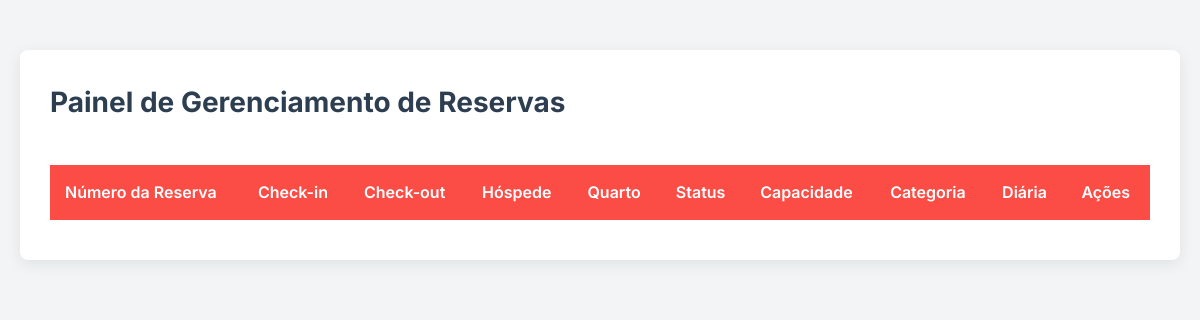
/gestor/reservas/index.php, run on an earlier commit of the app's database.
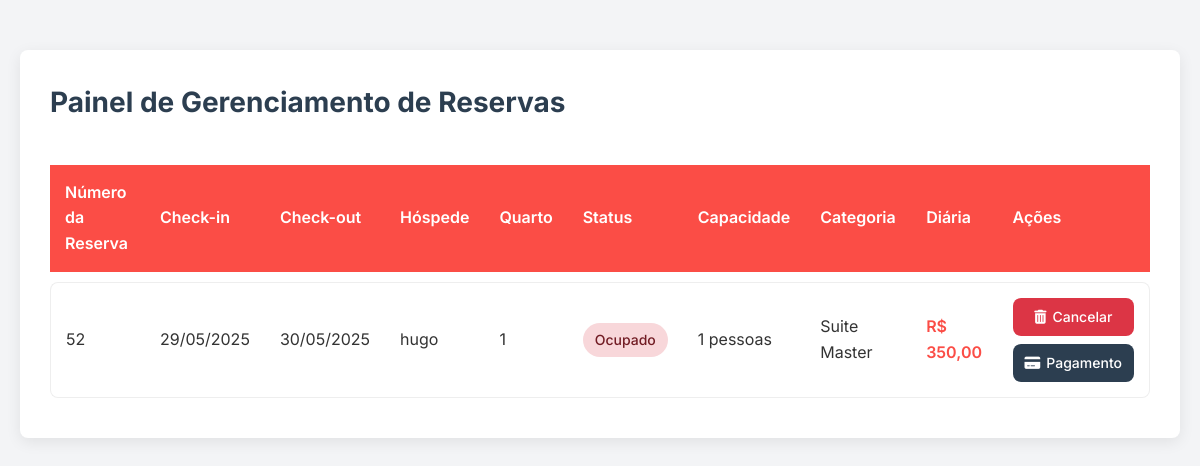
And on a later commit of the database.
### tables this page shows
CREATE TABLE `reserva` (
  `ID_Reserva` int(11) NOT NULL,
  `Checkin` date NOT NULL,
  `Checkout` date NOT NULL,
  `Quarto_ID_Quarto` int(11) NOT NULL,
  `usuarios_ID` int(11) NOT NULL,
  `solicitou_exclusao` tinyint(1) DEFAULT 0,
  `Data_Solicitacao_Exclusao` datetime DEFAULT NULL
);

CREATE TABLE `usuarios` (
  `ID` int(11) NOT NULL,
  `Nome` varchar(45) NOT NULL,
  `Email` varchar(45) NOT NULL,
  `Data_Nascimento` varchar(45) NOT NULL,
  `Telefone` varchar(45) NOT NULL,
  `Endereco` varchar(45) NOT NULL,
  `CPF` char(14) NOT NULL,
  `Perfil_ID_Perfil` int(11) NOT NULL,
  `solicitou_exclusao` varchar(45) DEFAULT NULL,
  `Senha` varchar(255) NOT NULL,
  `Data_Solicitacao_Exclusao` datetime DEFAULT current_timestamp()
);

CREATE TABLE `quarto` (
  `ID_Quarto` int(11) NOT NULL,
  `Status` varchar(45) DEFAULT NULL,
  `Capacidade` int(11) DEFAULT NULL,
  `Categoria_ID_Categoria` int(11) NOT NULL,
  `Foto` varchar(255) DEFAULT NULL,
  `Preco_diaria` decimal(10,2) DEFAULT NULL
);

CREATE TABLE `categoria` (
  `ID_Categoria` int(11) NOT NULL,
  `Nome` varchar(50) NOT NULL
);

### gestor/reservas/index.php (the view, shortened to what this page needs)
<?php
require_once '../../config/config.php';
$listaReservas = [];
$sql = $pdo->query("
    SELECT r.ID_Reserva, r.checkin, r.checkout, q.ID_Quarto, q.Status AS Quarto_Status,
    q.Capacidade, q.Preco_diaria, c.Nome AS Categoria, u.Nome AS Hospede_Nome
    FROM reserva r
    INNER JOIN quarto q ON r.Quarto_ID_Quarto = q.ID_Quarto
    INNER JOIN categoria c ON q.Categoria_ID_Categoria = c.ID_Categoria
    LEFT JOIN usuarios u ON r.usuarios_ID = u.ID
");
if ($sql->rowCount() > 0) {
    $listaReservas = $sql->fetchAll(PDO::FETCH_ASSOC);
}
?>
<!DOCTYPE html>
<html lang="pt-br">
<head>
    <link rel="stylesheet" href="https://cdnjs.cloudflare.com/ajax/libs/font-awesome/6.5.0/css/all.min.css">
    <link rel="stylesheet" href="https://cdn.datatables.net/2.2.2/css/dataTables.dataTables.min.css">
</head>
<body>
    <div class="container">
        <div class="page-header">
            <h1 class="page-title">Painel de Gerenciamento de Reservas</h1>
        </div>
        <table id="myTable" class="display nowrap" style="width:100%">
            <thead>
                <tr>
                    <th>Número da Reserva</th>
                    <th>Check-in</th>
                    <th>Check-out</th>
                    <th>Hóspede</th>
                    <th>Quarto</th>
                    <th>Status</th>
                    <th>Capacidade</th>
                    <th>Categoria</th>
                    <th>Diária</th>
                    <th>Ações</th>
                </tr>
            </thead>
            <tbody>
                <?php foreach ($listaReservas as $reserva):
                    $statusClass = '';
                    $statusText = '';
                    if ($reserva['Quarto_Status'] === 'Manutencao') {
                        $statusClass = 'status-manutencao';
                        $statusText = 'Manutenção';
                    } elseif ($reserva['checkin'] <= date('Y-m-d') && $reserva['checkout'] >= date('Y-m-d')) {
                        $statusClass = 'status-ocupado';
                        $statusText = 'Ocupado';
                    } else {
                        $statusClass = 'status-disponivel';
                        $statusText = 'Disponível';
                    }
                ?>
                    <tr>
                        <td data-label="Número"><?= $reserva['ID_Reserva'] ?></td>
                        <td data-label="Check-in"><?= date('d/m/Y', strtotime($reserva['checkin'])) ?></td>
                        <td data-label="Check-out"><?= date('d/m/Y', strtotime($reserva['checkout'])) ?></td>
                        <td data-label="Hóspede"><?= htmlspecialchars($reserva['Hospede_Nome']) ?></td>
                        <td data-label="Quarto"><?= $reserva['ID_Quarto'] ?></td>
                        <td data-label="Status">
                            <span class="status <?= $statusClass ?>"><?= $statusText ?></span>
                        </td>
                        <td data-label="Capacidade"><?= $reserva['Capacidade'] ?> pessoas</td>
                        <td data-label="Categoria"><?= htmlspecialchars($reserva['Categoria']) ?></td>
                        <td data-label="Diária" class="price">R$ <?= number_format($reserva['Preco_diaria'], 2, ',', '.') ?></td>
                        <td data-label="Ações">
                            <div class="action-buttons">
                                <a href="../../actions/excluir_reserva.php?id=<?= $reserva['ID_Reserva'] ?>" class="btn-action btn-delete" onclick="return confirm('Tem certeza que deseja cancelar esta reserva?')">
                                    <i class="fas fa-trash-alt"></i> Cancelar
                                </a>
                                <a href="detalhes_reserva.php?id=<?= $reserva['ID_Reserva'] ?>" class="btn-action btn-more">
                                    <i class="fas fa-credit-card"></i> Pagamento
                                </a>
                            </div>
                        </td>
                    </tr>
                <?php endforeach; ?>
            </tbody>
        </table>
    </div>
</body>
</html>

### gestor/reservas/index.php (style rules this page uses)
:root { --primary-color: #FB4D46; --secondary-color: #2c3e50; --light-gray: #f8f9fa; --dark-gray: #6c757d; --white: #ffffff; --border-radius: 8px; --box-shadow: 0 4px 15px rgba(0,0,0,0.08); --transition: all 0.3s ease; }
* { margin: 0; padding: 0; box-sizing: border-box; font-family: 'Inter', sans-serif; }
body { background-color: #f3f4f6; color: #333; line-height: 1.6; padding: 20px; }
.container { max-width: 1400px; margin: 30px auto; background-color: var(--white); border-radius: var(--border-radius); box-shadow: var(--box-shadow); padding: 30px; }
.page-header { display: flex; justify-content: space-between; align-items: center; margin-bottom: 30px; flex-wrap: wrap; gap: 15px; }
.page-title { color: var(--secondary-color); font-size: 28px; margin: 0; }
#myTable { width: 100% !important; border-collapse: separate; border-spacing: 0 10px; margin-top: 20px; }
#myTable thead th { background-color: var(--primary-color); color: white; padding: 15px; text-align: left; font-weight: 600; border: none; }
#myTable tbody tr { background-color: var(--white); transition: var(--transition); border-radius: var(--border-radius); }
#myTable tbody td { padding: 15px; border-top: 1px solid #eee; border-bottom: 1px solid #eee; vertical-align: middle; }
#myTable tbody td:first-child { border-left: 1px solid #eee; border-top-left-radius: var(--border-radius); border-bottom-left-radius: var(--border-radius); }
#myTable tbody td:last-child { border-right: 1px solid #eee; border-top-right-radius: var(--border-radius); border-bottom-right-radius: var(--border-radius); }
.status { display: inline-block; padding: 6px 12px; border-radius: 20px; font-size: 14px; font-weight: 500; }
.status-ocupado { background-color: #f8d7da; color: #721c24; }
.price { font-weight: 600; color: var(--primary-color); }
.action-buttons { display: flex; flex-direction: column; gap: 8px; }
.btn-action { display: inline-flex; align-items: center; justify-content: center; gap: 6px; padding: 8px 12px; border-radius: var(--border-radius); font-size: 14px; font-weight: 500; text-decoration: none; transition: var(--transition); text-align: center; }
.btn-delete { background-color: #dc3545; color: white; }
.btn-more { background-color: var(--secondary-color); color: white; }

What changed in the data, as far as the page shows it:
added reserva: ID_Reserva "52", Checkin "29/05/2025", Checkout "30/05/2025", usuarios_ID.Nome "hugo", Quarto_ID_Quarto.ID_Quarto "1", Quarto_ID_Quarto.Status "Ocupado", Quarto_ID_Quarto.Capacidade "1", categoria.Nome "Suite Master", Quarto_ID_Quarto.Preco_diaria "350,00"
